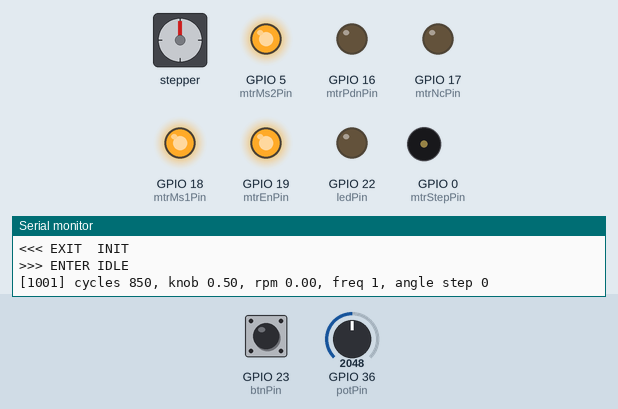
Simulated run of this sketch. Board: ESP32. Shown: stepper motor, output pins drawn as LEDs (lit = HIGH), buzzer (waves = sounding), the last lines printed to the serial monitor. Wiring (inferred from the names in the program): stepper motor driver (200 steps per turn assumed): step GPIO 0; direction GPIO 2. The test bench sets the inputs (shaded band); at power-on: GPIO 23 (btnPin) HIGH, GPIO 36 (potPin) = 2048. USB keyboard and mouse output is not drawn; pins used as bus, display or sensor lines are not drawn.

Above: at 1.2 s.
1.3 s: GPIO 23 (btnPin) pulled LOW for 0.15 s
At 3.07 s:
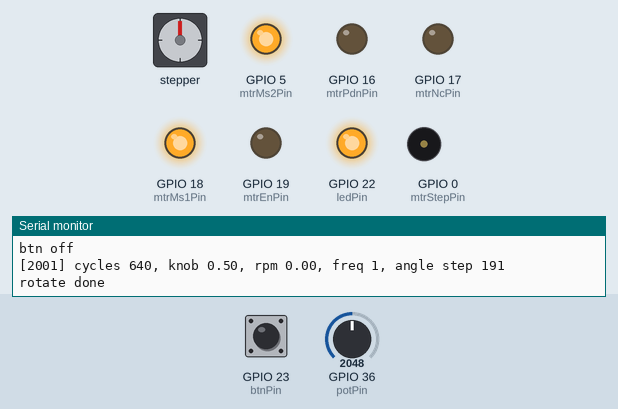
4.3 s: GPIO 23 (btnPin) pulled LOW for 3.2 s
At 6.7 s:
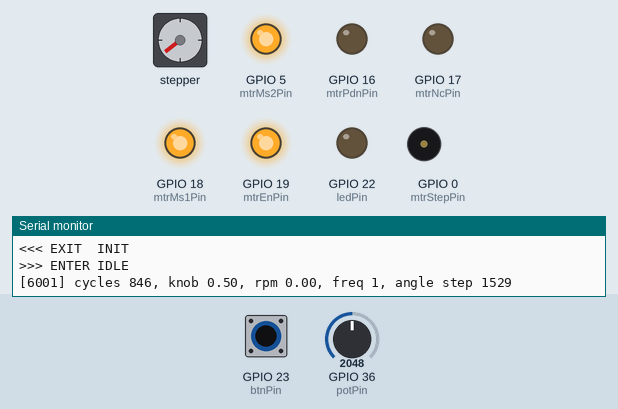
9.0 s: GPIO 36 (potPin) set to 1148
10.5 s: GPIO 36 (potPin) set to 1038
At 11.7 s:
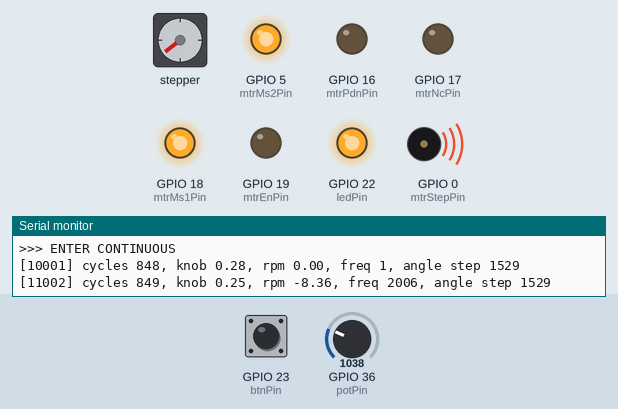
12.0 s: GPIO 36 (potPin) set to 1585
At 12.5 s:
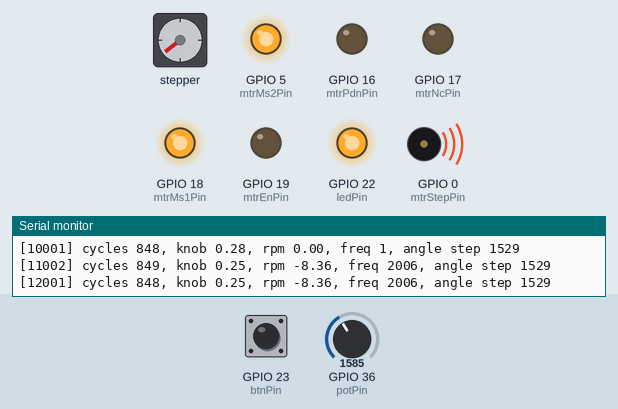
13.5 s: GPIO 36 (potPin) set to 1718
At 14.0 s:
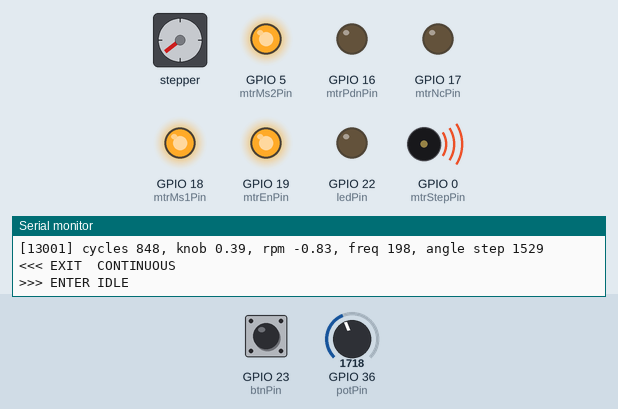
Timing chart, 0 to 16.0 s (numbered marks = the images above; inputs shaded):
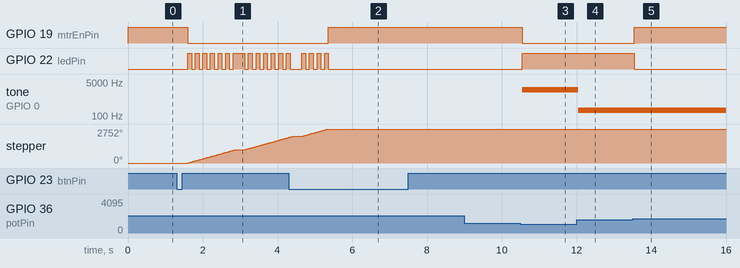

Measured:
- the behaviour switches between 1074 and 1073 on GPIO 36 (potPin) (found by bisection; images 2 and 3)
- the behaviour switches between 1645 and 1646 on GPIO 36 (potPin) (found by bisection; images 4 and 5)
- after the input at 1.3 s, GPIO 19 (mtrEnPin): HIGH → LOW after 0.30 s; GPIO 22 (ledPin): goes 6 × (HIGH 0.10 s, LOW 0.10 s), HIGH 0.31 s, 5 × (LOW 0.10 s, HIGH 0.10 s), LOW 0.10 s, then HIGH, starting after 0.30 s; stepper: keeps turning clockwise at about 766°/s, starting after 0.30 s
- after the input at 4.3 s, GPIO 19 (mtrEnPin): LOW → HIGH after 1.1 s; GPIO 22 (ledPin): goes on until 5.4 s, then stays LOW
- after the input at 10.5 s, GPIO 19 (mtrEnPin): HIGH → LOW after 0.05 s; GPIO 22 (ledPin): LOW → HIGH after 0.05 s; tone on GPIO 0 (mtrStepPin): silent → 2006 Hz after 0.05 s
- after the input at 12.0 s, tone on GPIO 0 (mtrStepPin): 2006 Hz → 198 Hz after 0.05 s
- after the input at 13.5 s, GPIO 19 (mtrEnPin): LOW → HIGH after 0.05 s; GPIO 22 (ledPin): HIGH → LOW after 0.05 s

The sketch:

esp32-tournigateau.ino
```cpp
#include "autom.h"
#include "blt.h"
#include "io.h"
#include "mtr.h"
#include "pins.h"
#include "toolbox.h"

// ----------------------------------
// const - types
// ----------------------------------

const uint32_t logPeriodInMs = 1000;

const char version[] = "0.0.0";

// ----------------------------------
// variables
// ----------------------------------

uint32_t lastLogInMs = 0;
uint32_t cycleCount = 0;

// ----------------------------------
// Main
// ----------------------------------

void setup() {
    Serial.begin(115200);
    while (!Serial) {
        // wait for serial port to connect. Needed for native USB
    }

    Serial.println("tournigateau ---");
    Serial.print("version ");
    Serial.println(version);

    mtr::initialize();
    io::initialize();
    blt::initialize();
}

void loop() {
    uint32_t timeInMs = millis();
    io::doCycle(timeInMs);
    autom::doCycle(timeInMs);
    mtr::doCycle(timeInMs);

    if ((timeInMs - lastLogInMs) > logPeriodInMs) {
        Serial.print("[");
        Serial.print(timeInMs);
        Serial.print("]");
        Serial.print(" cycles ");
        Serial.print(cycleCount);
        Serial.print(", knob ");
        Serial.print(io::potRate);
        Serial.print(", rpm ");
        Serial.print(mtr::currentRpm);
        Serial.print(", freq ");
        Serial.print(ledcReadFreq(mtrPwmChannel));
        Serial.print(", angle step ");
        Serial.println(mtr::rotateCurrentStep);
        lastLogInMs += logPeriodInMs;
        cycleCount = 0;
    }
    cycleCount++;

    delay(1);
}
```

autom.cpp
```cpp
#include "autom.h"

#include <Arduino.h>

#include "blt.h"
#include "io.h"
#include "mtr.h"

namespace autom {

// ----------------------------------
// const - types
// ----------------------------------

static const char* state_names[STATE_COUNT] = {
    "NONE",
    "INIT",
    "IDLE",
    "CONTINUOUS",
    "AUTO_360"};

static const uint32_t auto360TotalStepCount = 24;

// ----------------------------------
// local variable
// ----------------------------------

static state_t prevState = NONE;
static state_t state = INIT;

static uint32_t auto360CurrentStep = 0;

// ----------------------------------
// local services
// ----------------------------------

// init

static state_t enterInit(uint32_t timeInMs) {
    io::setLedBlink(300);
}

static state_t doInit(uint32_t timeInMs) {
    if (timeInMs > 100 && io::potRateCentered == 0) {
        return IDLE;
    }
    return INIT;
}

// idle

static state_t enterIdle(uint32_t timeInMs) {
    io::setLed(false);
}

static state_t doIdle(uint32_t timeInMs) {
    if (io::potRateCentered != 0) {
        return CONTINUOUS;
    }
    if (io::btnHasSwitched && io::btnIsPressed) {
        return AUTO_360;
    }
    return IDLE;
}

// continuous

static state_t doContinuous(uint32_t timeInMs) {
    if (io::potRateCentered == 0 && !mtr::isDriverEnabled) {
        return IDLE;
    }
    if (io::potHasChanged) {
        float rpm = io::potRateCentered * 20;
        mtr::rampSetup(timeInMs, rpm, 20);
        io::setLed(io::potRateCentered != 0);
    }
    return CONTINUOUS;
}

// auto 360

static state_t enterAuto360(uint32_t timeInMs) {
    io::setLedBlink(100);
    auto360CurrentStep = 0;
    mtr::resetAbsReference();
}

static state_t doAuto360(uint32_t timeInMs) {
    if (io::btnPressDurationInMs > 1000) {
        mtr::stop();
        return INIT;
    }
    if (mtr::isRotating) {
        return AUTO_360;
    }
    if (auto360CurrentStep < auto360TotalStepCount) {
        delay(100);
        blt::sendVolumeUp();
        delay(100);
        auto360CurrentStep++;
        Serial.print("360 step ");
        Serial.print(auto360CurrentStep);
        Serial.print(" on ");
        Serial.println(auto360TotalStepCount);
        float angleInTurn = (float)auto360CurrentStep / (float)auto360TotalStepCount;
        mtr::startRotateToAbs(angleInTurn);
        return AUTO_360;
    } else {
        mtr::stop();
        return INIT;
    }
}

// ----------------------------------
// public services
// ----------------------------------

void doCycle(uint32_t timeInMs) {
    if (prevState != state) {
        Serial.print(">>> ENTER ");
        Serial.println(state_names[state]);
        if (state == INIT) {
            enterInit(timeInMs);
        } else if (state == IDLE) {
            enterIdle(timeInMs);
        } else if (state == AUTO_360) {
            enterAuto360(timeInMs);
        }
        prevState = state;
    }

    state_t next;
    if (state == INIT) {
        next = doInit(timeInMs);
    } else if (state == IDLE) {
        next = doIdle(timeInMs);
    } else if (state == CONTINUOUS) {
        next = doContinuous(timeInMs);
    } else if (state == AUTO_360) {
        next = doAuto360(timeInMs);
    }
    if (next != state) {
        Serial.print("<<< EXIT  ");
        Serial.println(state_names[state]);
        state = next;
    }
}

}  // namespace autom
```

autom.h
```cpp
#ifndef AUTOM_H
#define AUTOM_H

#include <stdint.h>

namespace autom {

// ----------------------------------
// const - types
// ----------------------------------

typedef enum {
    NONE = 0,
    // wait for knob to be reseted
    INIT,
    // no rotation
    IDLE,
    // motor speed is driven by the knob
    CONTINUOUS,
    // motor speed is fixed for 360 photos
    AUTO_360,
    // number of states
    STATE_COUNT
} state_t;

// ----------------------------------
// variables
// ----------------------------------

// ----------------------------------
// services
// ----------------------------------

void doCycle(uint32_t timeInMs);

}  // namespace autom

#endif
```

blt.cpp
```cpp
#include "blt.h"

#include <Arduino.h>

#include "BleKeyboard.h"

namespace blt {

// ----------------------------------
// const - types
// ----------------------------------

// ----------------------------------
// local variable
// ----------------------------------

static BleKeyboard* keyboard = nullptr;

// ----------------------------------
// public variable
// ----------------------------------

// ----------------------------------
// local services
// ----------------------------------

// ----------------------------------
// public services
// ----------------------------------

void initialize() {
    keyboard = new BleKeyboard("Tournigateau", "Petou Company", 100);
    keyboard->setDelay(50);
    keyboard->begin();
}

void sendVolumeUp() {
    if (isConnected()) {
        keyboard->releaseAll();
        delay(20);
        keyboard->write(KEY_MEDIA_VOLUME_DOWN);
        delay(20);
        keyboard->releaseAll();
    }
}

bool isConnected() {
    if (keyboard == nullptr) {
        return false;
    }
    return keyboard->isConnected();
}

}  // namespace blt
```

blt.h
```cpp
#ifndef BLT_H
#define BLT_H

#include <stdint.h>

namespace blt {

// ----------------------------------
// const - types
// ----------------------------------

// ----------------------------------
// variables
// ----------------------------------

// ----------------------------------
// services
// ----------------------------------

void initialize();

void sendVolumeUp();

bool isConnected();

}  // namespace blt

#endif
```

io.cpp
```cpp
#include "io.h"

#include <Arduino.h>

#include "pins.h"
#include "toolbox.h"

namespace io {

// ----------------------------------
// const - types
// ----------------------------------

static const uint32_t bntDebounceDelay = 50;
static const uint32_t potDebounceDelay = 50;

// ----------------------------------
// local variable
// ----------------------------------

// button

static uint32_t bntLastDebounceTime = 0;
static bool bntLastReading = false;
static uint32_t bntLastPressStartTime = 0;

// potentiometer

static const uint16_t potEps = 10;
static float potAvg = 0;
static uint16_t potLastDebounceTime = 0;

// led

static bool isBlinkEnabled = false;
static uint32_t blinkPeriodInMs = 0;
static uint32_t lastBlinkTimeInMs = 0;

// ----------------------------------
// public variable
// ----------------------------------

bool btnIsPressed = false;
bool btnHasSwitched = false;
uint32_t btnPressDurationInMs = 0;

uint16_t potValue = 0;
float potRate = 0;
float potRateCentered = 0;
bool potHasChanged = 0;

// ----------------------------------
// local services
// ----------------------------------

static void btnRead(uint32_t timeInMs) {
    bool reading = digitalRead(btnPin) == LOW;
    if (reading != bntLastReading) {
        bntLastDebounceTime = timeInMs;
    }
    bntLastReading = reading;
    btnHasSwitched = false;
    if ((timeInMs - bntLastDebounceTime) > bntDebounceDelay) {
        if (reading != btnIsPressed) {
            btnHasSwitched = true;
        }
        btnIsPressed = reading;
    }
}

static void potRead(uint32_t timeInMs) {
    potHasChanged = false;
    uint16_t raw = analogRead(potPin);
    potAvg = potAvg * 0.9 + raw * 0.1;
    bool hasDiff = abs(potAvg - potValue) >= potEps;
    if (hasDiff) {
        if ((timeInMs - potLastDebounceTime) > potDebounceDelay) {
            potValue = round(potAvg);
            potHasChanged = true;
            potRate = toolbox::clamp(potValue / 4096.0, 0, 1);

            float pos = toolbox::squish(potRate, 0.50, .95, 0, 1);
            float neg = toolbox::squish(potRate, 0.40, .05, 0, -1);
            potRateCentered = pos + neg;
        } else {
            // wait to check if the diff is maintained
        }
    } else {
        potLastDebounceTime = timeInMs;
    }
}

// ----------------------------------
// public services
// ----------------------------------

void initialize() {
    pinMode(btnPin, INPUT_PULLUP);
    pinMode(potPin, ANALOG);
    pinMode(ledPin, OUTPUT);
}

void doCycle(uint32_t timeInMs) {
    btnRead(timeInMs);
    potRead(timeInMs);

    if (btnHasSwitched) {
        if (btnIsPressed) {
            bntLastPressStartTime = timeInMs;
            Serial.println("btn on");
        } else {
            Serial.println("btn off");
        }
    }
    if (btnIsPressed) {
        btnPressDurationInMs = timeInMs - bntLastPressStartTime;
    } else {
        btnPressDurationInMs = 0;
    }

    if (isBlinkEnabled) {
        if ((timeInMs - lastBlinkTimeInMs) > blinkPeriodInMs) {
            digitalWrite(ledPin, !digitalRead(ledPin));
            lastBlinkTimeInMs = timeInMs;
        }
    }
}

void setLed(bool isOn) {
    digitalWrite(ledPin, isOn);
    isBlinkEnabled = false;
}

void setLedBlink(uint32_t blinkPeriodInMs) {
    isBlinkEnabled = true;
    io::blinkPeriodInMs = blinkPeriodInMs;
}

}  // namespace io
```

io.h
```cpp
#ifndef IO_H
#define IO_H

#include <stdint.h>

namespace io {

// ----------------------------------
// const - types
// ----------------------------------

// ----------------------------------
// variables
// ----------------------------------

// state of the button
extern bool btnIsPressed;

// true when state of the button has changed in the last read
extern bool btnHasSwitched;

extern uint32_t btnPressDurationInMs;

// value read from the potentiometer in [0,4096]
extern uint16_t potValue;

// value read from the potentiometer in [0;1]
extern float potRate;

// value read from the potentiometer in [-1;1] with a dead zone in center
extern float potRateCentered;

// true when the last value from the potentiometer has changed in the last read
extern bool potHasChanged;

// ----------------------------------
// services
// ----------------------------------

void initialize();

void doCycle(uint32_t timeInMs);

void setLed(bool isOn);

void setLedBlink(uint32_t blinkPeriodInMs);

}  // namespace io

#endif
```

mtr.cpp
```cpp
#include "mtr.h"

#include <Arduino.h>

#include "pins.h"
#include "toolbox.h"

namespace mtr {

// ----------------------------------
// const - types
// ----------------------------------

// Turn ratio
// Signal -> Driver -> Motor -> Gear
const float gearRatio = 90.0 / 20.0;
const float mtrRatio = 360 / 1.8;
const float driverRatio = 16;
const int stepPerTurn = driverRatio * mtrRatio * gearRatio;

const int mtrPwmResolution = 10;
const uint32_t rampMinPeriodInMs = 50;
const uint32_t rotateStepPeriodInMs = 2;

typedef enum DriveMode {
    OFF,
    IMPULSE,
    PWM
};

// ----------------------------------
// local variable
// ----------------------------------

static DriveMode currentMode = OFF;

static float rampTargetRmp = 0;
static float rampRmpPerSec = 1;
static bool isRampEnabled = false;
static uint32_t rampLastTimeInMs = 0;

static int32_t rotateTargetStepCount = 0;
static uint32_t rotateLastTimeInMs = 0;

// ----------------------------------
// public variable
// ----------------------------------

float currentRpm = 0;
int32_t rotateCurrentStep;
bool isDriverEnabled = false;
bool isRotating = false;

// ----------------------------------
// local services
// ----------------------------------

static float rpmToStepPerSec(float rmp) {
    return rmp * (stepPerTurn / 60);
}

static int32_t angleToStepCount(float angleInTurn) {
    return lround(angleInTurn * stepPerTurn);
}

static void setDriveMode(DriveMode mode) {
    isDriverEnabled = mode != OFF;
    digitalWrite(mtrEnPin, isDriverEnabled ? LOW : HIGH);
    if (currentMode != mode) {
        if (mode == PWM) {
            ledcAttachPin(mtrStepPin, mtrPwmChannel);
        } else if (currentMode == PWM) {
            ledcDetachPin(mtrStepPin);
            digitalWrite(mtrStepPin, LOW);
        }
        currentMode = mode;
    }
}

static void setFixedRpm(float rpm) {
    setDriveMode((rpm != 0 && !isnan(rpm)) ? PWM : OFF);
    float freq = rpmToStepPerSec(rpm);
    if (freq >= 0) {
        ledcWriteTone(mtrPwmChannel, freq);
        digitalWrite(mtrDirPin, HIGH);
    } else {
        ledcWriteTone(mtrPwmChannel, -1 * freq);
        digitalWrite(mtrDirPin, LOW);
    }
    currentRpm = rpm;
}

static void sendImpulse(bool isClockwise) {
    if (currentMode == IMPULSE) {
        digitalWrite(mtrDirPin, isClockwise);
        digitalWrite(mtrStepPin, HIGH);
        digitalWrite(mtrStepPin, LOW);
    }
}

// ----------------------------------
// public services
// ----------------------------------

void initialize() {
    pinMode(mtrDirPin, OUTPUT);
    pinMode(mtrStepPin, OUTPUT);
    pinMode(mtrClkPin, OUTPUT);
    pinMode(mtrPdnPin, OUTPUT);
    pinMode(mtrNcPin, OUTPUT);
    pinMode(mtrMs2Pin, OUTPUT);
    pinMode(mtrMs1Pin, OUTPUT);
    pinMode(mtrEnPin, OUTPUT);

    // disable driver
    digitalWrite(mtrEnPin, HIGH);
    digitalWrite(mtrDirPin, LOW);

    // 1/16 microstepping
    // driverRatio shall be set accordingly
    digitalWrite(mtrMs1Pin, HIGH);
    digitalWrite(mtrMs2Pin, HIGH);

    // default pins
    digitalWrite(mtrStepPin, LOW);
    digitalWrite(mtrClkPin, LOW);
    digitalWrite(mtrPdnPin, LOW);
    digitalWrite(mtrNcPin, LOW);

    // configure PWM pin
    ledcSetup(mtrPwmChannel, 1, mtrPwmResolution);
    ledcWrite(mtrPwmChannel, 0);
}

void doCycle(uint32_t timeInMs) {
    if (isRampEnabled) {
        // update ramp
        uint32_t deltaTime = timeInMs - rampLastTimeInMs;
        if (deltaTime >= rampMinPeriodInMs) {
            float maxDeltaRmp = (deltaTime * rampRmpPerSec) / 1000.0;
            float rpm = toolbox::clamp(rampTargetRmp, currentRpm - maxDeltaRmp, currentRpm + maxDeltaRmp);
            setFixedRpm(rpm);
            if (rpm == rampTargetRmp) {
                isRampEnabled = false;
            }
            rampLastTimeInMs = timeInMs;
        }
    } else if (isRotating) {
        // update rotate
        uint32_t deltaTime = timeInMs - rotateLastTimeInMs;
        if (deltaTime >= rotateStepPeriodInMs) {
            int32_t deltaStep = rotateTargetStepCount - rotateCurrentStep;
            if (deltaStep > 0) {
                sendImpulse(true);
                rotateCurrentStep++;
            } else if (deltaStep < 0) {
                sendImpulse(false);
                rotateCurrentStep--;
            } else if (deltaStep == 0) {
                isRotating = false;
                // setDriveMode(OFF);
                Serial.println("rotate done");
            }
            rotateLastTimeInMs = timeInMs;
        }
    }
}

void rampSetup(uint32_t timeInMs, float toRmp, float rmpPerSec) {
    rampTargetRmp = toRmp;
    rampRmpPerSec = rmpPerSec;
    isRampEnabled = true;
}

void resetAbsReference() {
    rotateCurrentStep = 0;
}

void startRotateToAbs(float angleInTurn) {
    rotateTargetStepCount = angleToStepCount(angleInTurn);
    isRotating = true;
    setDriveMode(IMPULSE);
    Serial.print("rotate from ");
    Serial.print(rotateCurrentStep);
    Serial.print(" to ");
    Serial.println(rotateTargetStepCount);
}

void stop() {
    isRotating = false;
    isRampEnabled = false;
    setFixedRpm(0);
    setDriveMode(OFF);
}

}  // namespace mtr
```

mtr.h
```cpp
#ifndef MTR_H
#define MTR_H

#include <stdint.h>

namespace mtr {

// ----------------------------------
// const - types
// ----------------------------------

// ----------------------------------
// variables
// ----------------------------------

// current motor rmp
extern float currentRpm;

extern int32_t rotateCurrentStep;

// true when the dirver is enabled
extern bool isDriverEnabled;

// true when a rotate command is running
extern bool isRotating;

// ----------------------------------
// services
// ----------------------------------

void initialize();

void doCycle(uint32_t timeInMs);

void rampSetup(uint32_t timeInMs, float toRmp, float rmpPerSec);

void resetAbsReference();

void startRotateToAbs(float angleInTurn);

void stop();

}  // namespace mtr

#endif
```

toolbox.h
```cpp
#ifndef TOOLBOX_H
#define TOOLBOX_H

namespace toolbox {

// ----------------------------------
// const - types
// ----------------------------------

// ----------------------------------
// variables
// ----------------------------------

// ----------------------------------
// services
// ----------------------------------

float clamp(float x, float a, float b);

float lerp(float x, float from, float to);

float unlerp(float l, float from, float to);

float squish(float x, float xFrom, float xTo, float outFrom, float outTo);

};  // namespace toolbox

#endif
```

Source omitted: toolbox.cpp (1146 bytes), pins.h (630 bytes)
